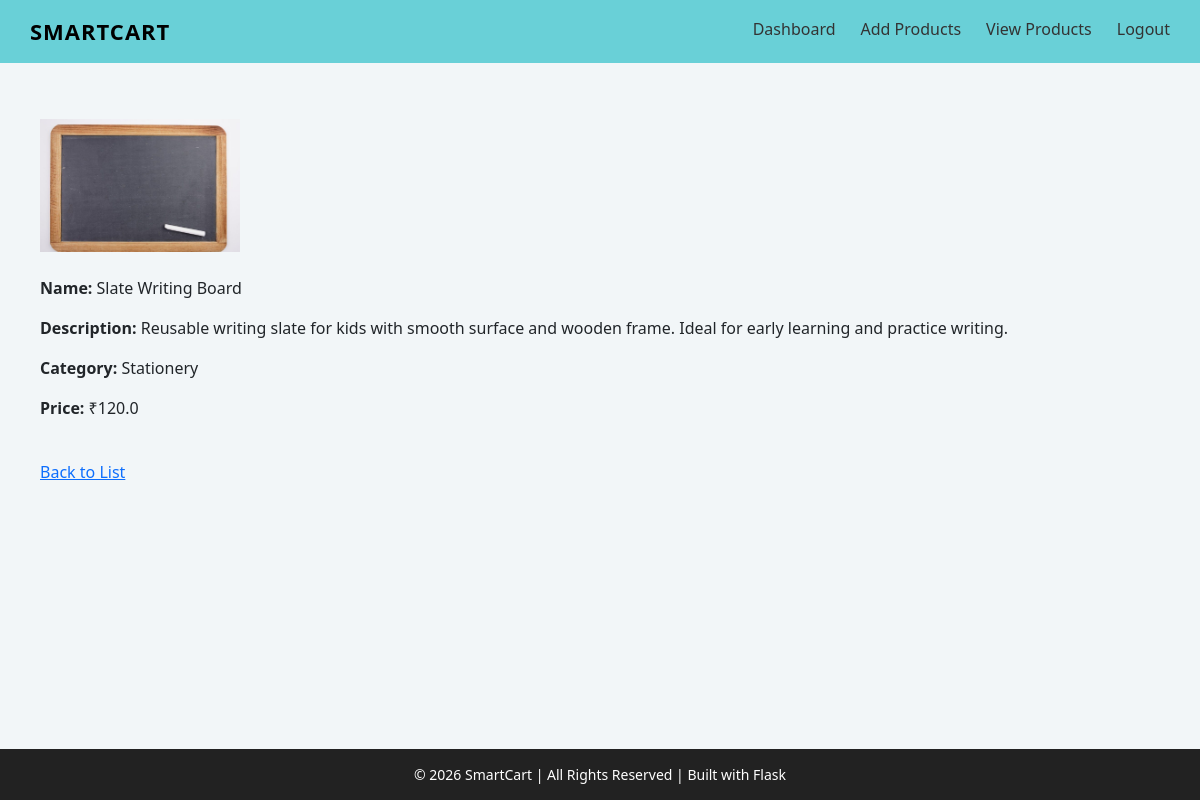
/admin/view-item/1 (signed in), run on the app's committed database.
### tables this page shows
CREATE TABLE products (
    product_id INTEGER PRIMARY KEY AUTOINCREMENT,
    name TEXT,
    description TEXT,
    category TEXT,
    price REAL NOT NULL,
    image TEXT,
    status TEXT DEFAULT 'Active',
    admin_id INTEGER NOT NULL,
    FOREIGN KEY (admin_id) REFERENCES admin(admin_id)
);

### app.py (the view)
@app.route('/admin/view-item/<int:item_id>')
def view_item(item_id):
    if 'admin_id' not in session:
        flash("Please login first!", "danger")
        return redirect('/admin-login')
    admin_id = session['admin_id']
    conn = get_db_connection()
    cursor = conn.cursor()
    cursor.execute("""
        SELECT * FROM products
        WHERE product_id = ? AND admin_id = ?
    """, (item_id, admin_id))
    product = cursor.fetchone()
    conn.close()
    if not product:
        flash("Unauthorized Access!", "danger")
        return redirect('/admin/item-list')
    return render_template("admin/view_item.html", product=product)

### app.py (called while the page is built)
def get_db_connection():
    conn = sqlite3.connect("smartcart.db")
    conn.row_factory = sqlite3.Row
    conn.execute("PRAGMA foreign_keys = ON")
    return conn

### templates/admin/view_item.html (shortened to what this page needs)
{% extends "base.html" %}
{% block content %}
       <img src="/static/uploads/product_images/{{ product.image }}" width="200"><br><br>
        <p><strong>Name:</strong> {{ product.name }}</p>
        <p><strong>Description:</strong> {{ product.description }}</p>
        <p><strong>Category:</strong> {{ product.category }}</p>
        <p><strong>Price:</strong> ₹{{ product.price }}</p>
        <br>
        <a href="/admin/item-list">Back to List</a>
{% endblock %}

### templates/base.html (style rules this page uses)
body { margin:0; font-family:"Segoe UI",sans-serif; background:#f2f6f8; display:flex; flex-direction:column; min-height:100vh; }

### data on the page
products: image (picture), name "Slate Writing Board", description "Reusable writing slate for kids with smooth surface and wooden frame. Ideal for early learning and practice writing.", category "Stationery", price "120.0"
